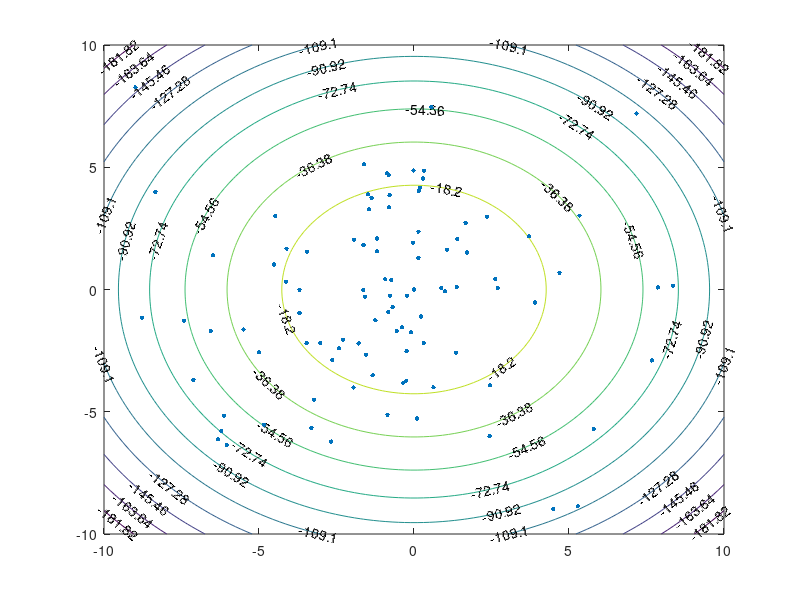

The MATLAB script that drew this image:
%%Replacement Phase
N =100
Min = -10;
Max = 10;

%%Initialization
Population = Min + rand(N, 2)*(Max-Min);
Di=1

x = Min:0.2:Max;
y = Min:0.2:Max;
x = linspace(Min,Max); 
y = linspace(Min,Max);

[X,Y] = meshgrid(x,y);
Z = -X.^2 - Y.^2;
%Z = sin(X) + cos(Y);
figure
s = contour(X,Y,Z,'ShowText','on');
hold on
%Z = (1-X).^2 + 100*(Y-X.^2).^2;
pcr=0.1
count = 0
%Ranks = zeros(500,2)
s=[]
while count < 1
    count = count +1
%   F = sin(Population(:,1)) + cos(Population(:,2));
   
   % r1 = randi([-10 10],1,1000);
    r2 = randi([1 N],N,1);
    r3 = randi([1 N],N,1);
    CR = rand(N, 2)
    fr=normrnd(0.5,0.2,N,2)
    diff(:,1) = fr(:,1).*(Population(r2,1) - Population(r3,1))
    diff(:,2) = fr(:,2).*(Population(r2,2) - Population(r3,2))
    
    xn = Population + diff
    xn(find(CR(:,1)>pcr),1) = Population( find(CR(:,1)>pcr) ,1)
    xn(find(CR(:,2)>pcr),2) = Population( find(CR(:,2)>pcr) ,2)
    
    F1x = Population(:,1).^2 + Population(:,2).^2;
    Fnx = xn(:,1).^2 + xn(:,2).^2;

    Population(F1x>Fnx,:) = xn(F1x>Fnx,:)
         
         delete(s);
         
%  s = scatter( Population(:,1),Population(:,2), 10, 'filled');
        s = scatter( diff(:,1) , diff(:,2), 10, 'filled');
  pause(1)
%    hold on

end





 
 